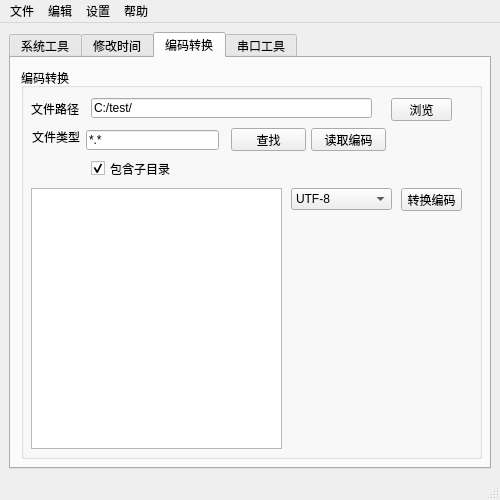
<?xml version="1.0" encoding="UTF-8"?>
<ui version="4.0">
 <class>MainWindow</class>
 <widget class="QMainWindow" name="MainWindow">
  <property name="geometry">
   <rect>
    <x>0</x>
    <y>0</y>
    <width>500</width>
    <height>500</height>
   </rect>
  </property>
  <property name="windowTitle">
   <string>MainWindow</string>
  </property>
  <widget class="QWidget" name="centralwidget">
   <layout class="QGridLayout" name="gridLayout">
    <item row="0" column="0">
     <widget class="QTabWidget" name="tabWidget">
      <property name="currentIndex">
       <number>2</number>
      </property>
      <widget class="QWidget" name="tab_3">
       <attribute name="title">
        <string>系统工具</string>
       </attribute>
       <widget class="QGroupBox" name="groupBox">
        <property name="geometry">
         <rect>
          <x>10</x>
          <y>10</y>
          <width>461</width>
          <height>311</height>
         </rect>
        </property>
        <property name="title">
         <string>hosts文件</string>
        </property>
        <widget class="QLabel" name="label">
         <property name="geometry">
          <rect>
           <x>20</x>
           <y>30</y>
           <width>51</width>
           <height>21</height>
          </rect>
         </property>
         <property name="text">
          <string>windows:</string>
         </property>
        </widget>
        <widget class="QLabel" name="label_2">
         <property name="geometry">
          <rect>
           <x>20</x>
           <y>70</y>
           <width>101</width>
           <height>21</height>
          </rect>
         </property>
         <property name="text">
          <string>hosts文件路径</string>
         </property>
        </widget>
        <widget class="QLineEdit" name="lineEdit">
         <property name="geometry">
          <rect>
           <x>110</x>
           <y>70</y>
           <width>231</width>
           <height>20</height>
          </rect>
         </property>
         <property name="text">
          <string>C:\Windows\System32\drivers\etc</string>
         </property>
        </widget>
        <widget class="QPushButton" name="btnOpen">
         <property name="geometry">
          <rect>
           <x>370</x>
           <y>70</y>
           <width>75</width>
           <height>23</height>
          </rect>
         </property>
         <property name="text">
          <string>打开文件夹</string>
         </property>
        </widget>
        <widget class="QPushButton" name="btnReadHosts">
         <property name="geometry">
          <rect>
           <x>20</x>
           <y>110</y>
           <width>75</width>
           <height>23</height>
          </rect>
         </property>
         <property name="text">
          <string>读取hosts</string>
         </property>
        </widget>
        <widget class="QPushButton" name="btnSaveHosts">
         <property name="geometry">
          <rect>
           <x>20</x>
           <y>150</y>
           <width>75</width>
           <height>23</height>
          </rect>
         </property>
         <property name="text">
          <string>保存hosts</string>
         </property>
        </widget>
        <widget class="QPlainTextEdit" name="plainTextEdit">
         <property name="geometry">
          <rect>
           <x>110</x>
           <y>110</y>
           <width>341</width>
           <height>191</height>
          </rect>
         </property>
        </widget>
       </widget>
      </widget>
      <widget class="QWidget" name="tab">
       <attribute name="title">
        <string>修改时间</string>
       </attribute>
      </widget>
      <widget class="QWidget" name="tab_4">
       <attribute name="title">
        <string>编码转换</string>
       </attribute>
       <widget class="QGroupBox" name="groupBox_2">
        <property name="geometry">
         <rect>
          <x>10</x>
          <y>10</y>
          <width>461</width>
          <height>391</height>
         </rect>
        </property>
        <property name="title">
         <string>编码转换</string>
        </property>
        <widget class="QLineEdit" name="lineEdit_2">
         <property name="geometry">
          <rect>
           <x>70</x>
           <y>30</y>
           <width>281</width>
           <height>20</height>
          </rect>
         </property>
         <property name="text">
          <string>C:/test/</string>
         </property>
        </widget>
        <widget class="QLabel" name="label_3">
         <property name="geometry">
          <rect>
           <x>10</x>
           <y>30</y>
           <width>54</width>
           <height>21</height>
          </rect>
         </property>
         <property name="text">
          <string>文件路径</string>
         </property>
        </widget>
        <widget class="QPushButton" name="pushButton">
         <property name="geometry">
          <rect>
           <x>370</x>
           <y>30</y>
           <width>61</width>
           <height>23</height>
          </rect>
         </property>
         <property name="text">
          <string>浏览</string>
         </property>
        </widget>
        <widget class="QPlainTextEdit" name="plainTextEdit_2">
         <property name="geometry">
          <rect>
           <x>10</x>
           <y>120</y>
           <width>251</width>
           <height>261</height>
          </rect>
         </property>
        </widget>
        <widget class="QComboBox" name="comboBox">
         <property name="geometry">
          <rect>
           <x>270</x>
           <y>120</y>
           <width>101</width>
           <height>22</height>
          </rect>
         </property>
         <item>
          <property name="text">
           <string>UTF-8</string>
          </property>
         </item>
         <item>
          <property name="text">
           <string>utf-16</string>
          </property>
         </item>
        </widget>
        <widget class="QPushButton" name="pushButton_2">
         <property name="geometry">
          <rect>
           <x>380</x>
           <y>120</y>
           <width>61</width>
           <height>23</height>
          </rect>
         </property>
         <property name="text">
          <string>转换编码</string>
         </property>
        </widget>
        <widget class="QPushButton" name="pushButton_3">
         <property name="geometry">
          <rect>
           <x>210</x>
           <y>60</y>
           <width>75</width>
           <height>23</height>
          </rect>
         </property>
         <property name="text">
          <string>查找</string>
         </property>
        </widget>
        <widget class="QLineEdit" name="lineEdit_3">
         <property name="geometry">
          <rect>
           <x>65</x>
           <y>62</y>
           <width>133</width>
           <height>20</height>
          </rect>
         </property>
         <property name="text">
          <string>*.*</string>
         </property>
        </widget>
        <widget class="QLabel" name="label_4">
         <property name="geometry">
          <rect>
           <x>11</x>
           <y>61</y>
           <width>48</width>
           <height>16</height>
          </rect>
         </property>
         <property name="text">
          <string>文件类型</string>
         </property>
        </widget>
        <widget class="QPushButton" name="pushButton_4">
         <property name="geometry">
          <rect>
           <x>290</x>
           <y>60</y>
           <width>75</width>
           <height>23</height>
          </rect>
         </property>
         <property name="text">
          <string>读取编码</string>
         </property>
        </widget>
        <widget class="QCheckBox" name="checkBox">
         <property name="geometry">
          <rect>
           <x>70</x>
           <y>90</y>
           <width>91</width>
           <height>21</height>
          </rect>
         </property>
         <property name="text">
          <string>包含子目录</string>
         </property>
         <property name="checked">
          <bool>true</bool>
         </property>
        </widget>
       </widget>
      </widget>
      <widget class="QWidget" name="tab_2">
       <attribute name="title">
        <string>串口工具</string>
       </attribute>
      </widget>
     </widget>
    </item>
   </layout>
  </widget>
  <widget class="QMenuBar" name="menubar">
   <property name="geometry">
    <rect>
     <x>0</x>
     <y>0</y>
     <width>500</width>
     <height>23</height>
    </rect>
   </property>
   <widget class="QMenu" name="menu">
    <property name="title">
     <string>文件</string>
    </property>
    <addaction name="actiond"/>
    <addaction name="actions"/>
   </widget>
   <widget class="QMenu" name="menu_2">
    <property name="title">
     <string>编辑</string>
    </property>
   </widget>
   <widget class="QMenu" name="menu_3">
    <property name="title">
     <string>设置</string>
    </property>
   </widget>
   <widget class="QMenu" name="menu_4">
    <property name="title">
     <string>帮助</string>
    </property>
    <addaction name="actiona"/>
   </widget>
   <addaction name="menu"/>
   <addaction name="menu_2"/>
   <addaction name="menu_3"/>
   <addaction name="menu_4"/>
  </widget>
  <widget class="QStatusBar" name="statusbar"/>
  <action name="actiond">
   <property name="text">
    <string>打开</string>
   </property>
  </action>
  <action name="actions">
   <property name="text">
    <string>退出</string>
   </property>
  </action>
  <action name="actiona">
   <property name="text">
    <string>关于</string>
   </property>
  </action>
 </widget>
 <resources/>
 <connections/>
</ui>
